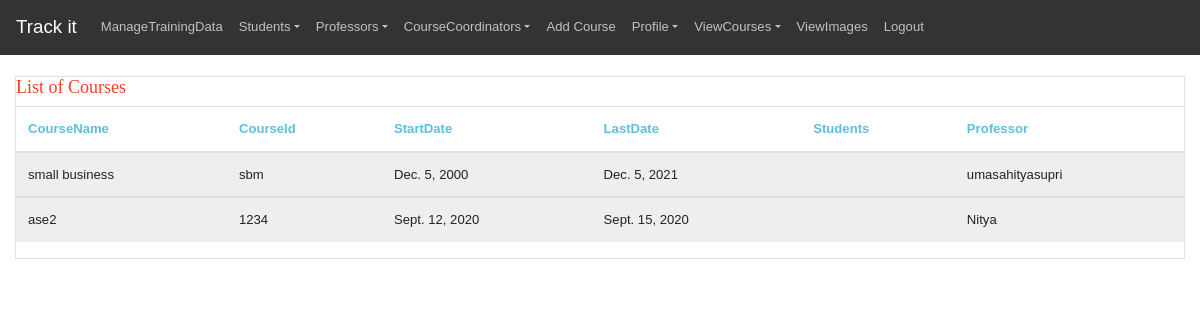
The app's page /display_current_courses with its own data.
### myapp/models.py (models this page shows, shortened)
class Course(models.Model):
    course_id = models.CharField(max_length=10, primary_key=True,default='')
    name = models.CharField(max_length=100)
    student=models.ManyToManyField(Student, related_name='courses')
    taught_by = models.ForeignKey(Professor, on_delete=models.CASCADE, related_name="%(app_label)s_%(class)s_prof",default=" ")
    startdate= models.DateField(default=datetime.date.today)
    enddate=models.DateField(default=datetime.date.today)

class  Professor(models.Model):
    category_choices=(
    ('Student','Student'),
    ('Teacher','Teacher'),
    ('Admin','Admin'),
    ('CourseCoordinator','CourseCoordinator')
    )
    Branch_choices=(
    ('ECE','ECE'),
    ('CSE','CSE'),
    ('EEE','EEE'),
    ('mech','mech')
    )
    username = models.CharField(max_length=150,default="",)
    firstname = models.CharField(max_length=150)
    lastname = models.CharField(max_length=150)
    email= models.EmailField(max_length=150,null=True,blank=True)
    phone_num = models.BigIntegerField(null=True,blank=True)
    branch=models.CharField(max_length=150,default="",choices=Branch_choices)
    category= models.CharField(max_length=150,default="",choices=category_choices)

### myapp/views.py (the view)
# urls.py: path('display_current_courses',views.display_current_courses,name="display_current_courses"),
def display_current_courses(request):
    today = date.today()
    data =  Course.objects.filter(enddate__gt=today)
    cou = {
         "course_number": data
     }
    return render(request,"doctor/display_courses.html",cou)

### myapp/templates/doctor/display_courses.html (shortened to what this page needs)
{% load static %}
<!doctype html>
<html lang="en">
<head>
    <link rel="stylesheet" href="{%static 'homepage/css/bootstrap.min.css' %}">
    <link rel="stylesheet" href="{%static 'homepage/css/bootstrap2.min.css' %}">
    <link rel="stylesheet" href="{%static 'homepage/css/style1.css' %}">
</head>
<body><header><nav class="navbar navbar-expand-lg navbar-dark bg-dark">
  <a class="navbar-brand" href="#">Track it</a>
  <div class="collapse navbar-collapse" id="navbarColor02">
    <ul class="navbar-nav mr-auto">
  <li class="nav-item">
    <a class="nav-link " href="/upload_class_photos">ManageTrainingData</a>
  </li>
  <li class="nav-item dropdown">
    <a class="nav-link dropdown-toggle" data-toggle="dropdown" href="#" role="button" aria-haspopup="true" aria-expanded="false">Students</a>
  </li>
  <li class="nav-item dropdown">
    <a class="nav-link dropdown-toggle" data-toggle="dropdown" href="#" role="button" aria-haspopup="true" aria-expanded="false">Professors</a>
  </li>
  <li class="nav-item dropdown">
    <a class="nav-link dropdown-toggle" data-toggle="dropdown" href="#" role="button" aria-haspopup="true" aria-expanded="false">CourseCoordinators</a>
  </li>
<li class="nav-item">
  <a class="nav-link " href="/add_course">Add Course</a>
</li>
<li class="nav-item dropdown">
  <a class="nav-link dropdown-toggle" data-toggle="dropdown" href="#" role="button" aria-haspopup="true" aria-expanded="false">Profile</a>
</li>
<li class="nav-item dropdown">
  <a class="nav-link dropdown-toggle" data-toggle="dropdown" href="#" role="button" aria-haspopup="true" aria-expanded="false">ViewCourses</a>
</li>
<li class="nav-item">
  <a class="nav-link " href="/fill_images">ViewImages</a>
</li>
<li class="nav-item">
  <a class="nav-link " href="/logout">Logout</a>
</li>
</ul>
  </div>
</nav>
</header><br>
<div class="content">
  <div class="container-fluid">
      <div class="row">
          <div class="col-md-12">
              <div class="card">
                  <div class="header">
                      <h4 class="text-danger"><strong>List of Courses</strong></h4>
                  </div>
                  <div class="content table-responsive table-full-width">
                      <table class="table table-hover table-striped">
                          <thead>
                              <th scope="col" class="text-info">CourseName</th>
                            <th scope="col" class="text-info">CourseId</th>
                            <th scope="col" class="text-info">StartDate</th>
                            <th scope="col" class="text-info">LastDate</th>
                            <th scope="col" class="text-info">Students</th>
                            <th scope="col" class="text-info">Professor</th>
                          </thead>
                          {% for course in course_number %}
                          <tbody>
                              <tr class="table-secondary">
                                <td >{{ course.name}}</td>
                                <td>{{ course.course_id}}</td>
                                <td >{{course.startdate}}</td>
                                <td >{{course.enddate}}</td>
                                <td >{{course.student.username}}</td>
                                <td >{{course.taught_by.username}}</td>
{% endfor %}
   </tr>
                          </tbody>
                      </table>
                  </div>
              </div>
          </div>
    </div>
</div>
</div>

### myapp/templates/doctor/display_courses.html (style rules this page uses)
* { box-sizing: border-box; }
body { font-family: Verdana, sans-serif; }

### records on screen
Course: name "small business", course_id "sbm", startdate "Dec. 5, 2000", enddate "Dec. 5, 2021", taught_by.username "umasahityasupri"
Course: name "ase2", course_id "1234", startdate "Sept. 12, 2020", enddate "Sept. 15, 2020", taught_by.username "Nitya"
